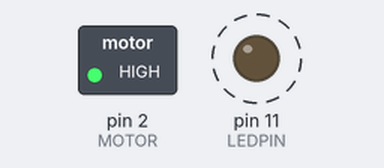
The sketch below on a simulated Arduino Uno, built with avr-gcc and run on an emulated ATmega328P. On the bench: switched loads named in the sketch (green lamp = pin HIGH), output pins drawn as LEDs (lit = HIGH). Dashed ring = blinking.

Above: at 0.5 s.
Timing chart, 0 to 3.0 s (numbered marks = the images above):
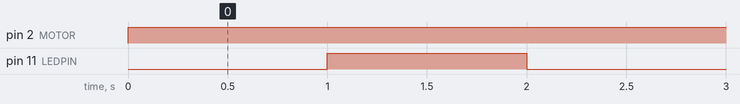

Measured:
- by itself, pin 2 (MOTOR): LOW → HIGH at 0.00 s
- by itself, pin 11 (LEDPIN): alternates HIGH for 1.0 s and LOW for 1.0 s

The sketch:

wateringSystem.ino
```cpp
// Start of Code
#include <RBD_Timer.h> // https://github.com/alextaujenis/RBD_Timer
// 30 seconds
#define WATER_TIME 30*1000L
// every 5 hours
#define WAIT_TIME 5*60*60*1000L
//#define WAIT_TIME 10*1000L

RBD::Timer timerWater(WATER_TIME);
RBD::Timer timerWait(WAIT_TIME);

#define LEDPIN 11
#define FLOATSW 0
#define MOTOR 2

#define WAITBLINKINTERVAL 1000L
#define PUMPBLINKINTERVAL 100

unsigned long blinkInterval = WAITBLINKINTERVAL;
int floatSwitchState = 0;
int pumpWater = 0;
unsigned long previousTime = 0;
unsigned long currentTime = 0;
int ledState = LOW;

void setup() {
  Serial.begin(9600);
  pinMode(11,OUTPUT);
  pinMode(LEDPIN, OUTPUT);
  pinMode(FLOATSW, INPUT);
  pinMode(MOTOR, OUTPUT);

  timerWait.restart();
}

void loop() {

  floatSwitchState = digitalRead(FLOATSW);
  currentTime = millis();

  // if the wait timer expires
  if(timerWait.onExpired()) {
    timerWater.restart();
    blinkInterval = PUMPBLINKINTERVAL;
    pumpWater = 1;
  }

  // if the water timer expires
  if(timerWater.onExpired()) {
    timerWait.restart();
    pumpWater = 0;
    blinkInterval = WAITBLINKINTERVAL;
  }

  if (currentTime - previousTime >= blinkInterval) {
    previousTime = currentTime;
    ledState = !ledState;
    digitalWrite(LEDPIN, ledState);   // turn the LED on (HIGH is the voltage level)
  }

  if (floatSwitchState == 1 && pumpWater == 1) {
    digitalWrite(MOTOR, LOW);
  } else {
    // Turn the pump off
    digitalWrite(MOTOR, HIGH);
  }
}

// End of Code
```
